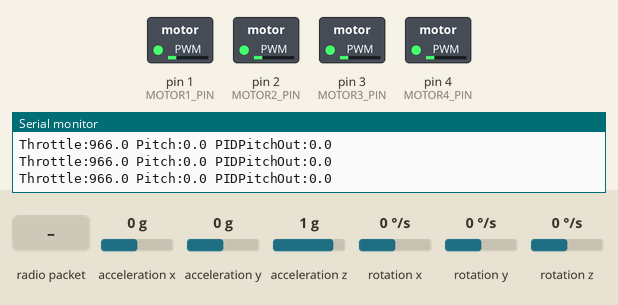
Simulated run of this sketch. Board: Teensy 4. On the bench: switched loads named in the sketch (green lamp = pin HIGH), the last lines printed to the serial monitor. The inputs (shaded band) are chosen by the test bench; at power-on: rotation y 0 °/s, acceleration x 0 g, acceleration y 0 g, acceleration z 1 g, rotation x 0 °/s, rotation z 0 °/s. No radio packets arrive unless stated.

Above: at 16.7 s.
16.8 s: rotation y set to 64 °/s
At 17.3 s:
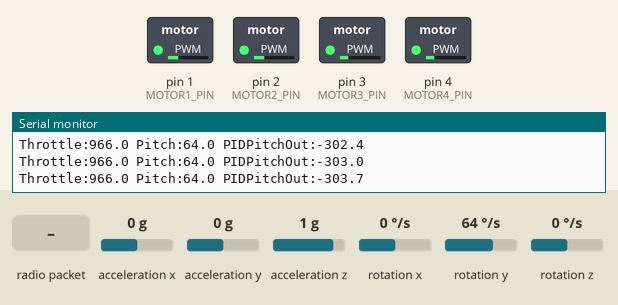
19.8 s: rotation y set to -192 °/s
At 20.4 s:
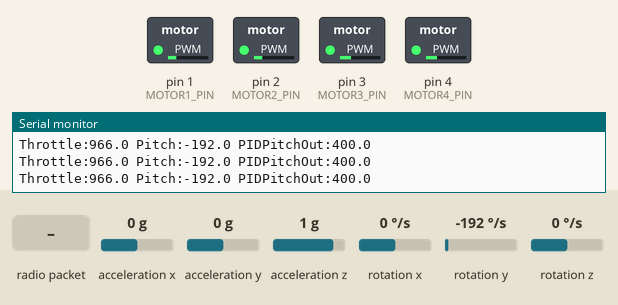
21.3 s: radio packet "1" arrives
At 21.6 s:
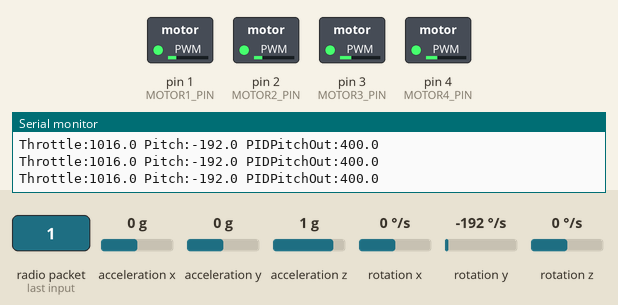
22.8 s: rotation y set to -100 °/s
At 23.2 s:
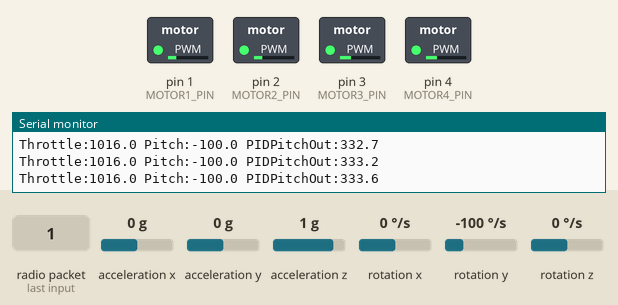
Timing chart, 0 to 26.8 s (numbered marks = the images above; inputs shaded):
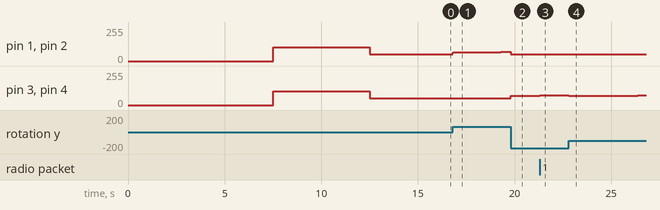

The sketch:

flight_controller.ino
```cpp
#include <SPI.h>
// #include <nRF24L01.h> ----- going to see if this compiles without this
#include <RF24.h>
#include <Wire.h>
#include <MPU6050_light.h>

//=============================== DEFINE VARIABLES AND CONSTANTS ===============================

// ===== MAX PITCH, ROLL, AND YAW RATES ======
const float MAX_RP_RATE = 60.0; // Max Roll/Pitch rate
const float MAX_Y_RATE = 60.0;  // Max Yaw rate

//====== PID CONSTANTS ===========
float PRateRoll=0 ; float PRatePitch=4.5; float PRateYaw=0;
float IRateRoll=0.0 ; float IRatePitch=0.5; float IRateYaw=0;
float DRateRoll=0.0 ; float DRatePitch=0.0; float DRateYaw=0;

//====== PID STATE VARIABLES ==========
float desiredRoll = 0.0f;
float desiredPitch = 0.0f;
float desiredYaw = 0.0f;
float desiredThrottle = 0.0f;
float currentRoll = 0.0f;
float currentPitch = 0.0f;
float currentYaw = 0.0f;

float ErrorRateRoll, ErrorRatePitch, ErrorRateYaw;
float ItermRoll, ItermPitch, ItermYaw;
float PrevErrorRoll, PrevErrorPitch, PrevErrorYaw;
float PIDRoll, PIDPitch, PIDYaw;
float throttleCommand = 1000.0f;                        //THROTTLE COMMAND TO BE SENT TO THE MOTORS

//======= CONTROL VARIABLES =========
const int DEADZONE = 15;
const uint8_t RF_CHANNEL = 108;
const uint16_t PRINT_INTERVAL_MS = 20;  // 50 Hz DEBUGGING telemetry
const uint8_t GYRO_CONFIG = 3;          // 0=250, 1=500, 2=1000, 3=2000 deg/s

const float PID_DT = 0.004f;            // 250 Hz control loop timing
const float PID_LIMIT = 400.0f;

const uint32_t LOOP_US = 4000;          // 4 ms loop target
const int MOTOR_PWM_FREQ_HZ = 200;
const int PWM_RES_BITS = 12;
const int PWM_MAX_COUNTS = (1 << PWM_RES_BITS) - 1; // 4095 for 12-bit
uint32_t loopTimerUs = 0;

//========================= MAX AND MIN PWM SIGNALS THAT ARE TO BE SENT TO THE MOTORS ============================
const int THROTTLE_MIN_CMD = 1000;
const int THROTTLE_MAX_CMD = 2000;

//========================= DEFINING THE MOTOR PINS ON THE TEENSY 4.0 =====================
const int MOTOR1_PIN = 1;
const int MOTOR2_PIN = 2;
const int MOTOR3_PIN = 3;
const int MOTOR4_PIN = 4;

int16_t rollCenter = 512;
int16_t pitchCenter = 512;
int16_t yawCenter = 512;


//======================================== RADIO SETUP ==========================================
RF24 radio(9, 10);
const byte address[6] = "00001";

struct __attribute__((packed)) ControlData {
  int16_t throttle;
  int16_t yaw;
  int16_t pitch;
  int16_t roll;
};
ControlData incomingData = {512, 512, 512, 512};

//=========================================== MOTOR OUTPUTS STRUCT DATA TYPE ================================
struct MotorOutputs {
  float m1;
  float m2;
  float m3;
  float m4;
};
MotorOutputs motors = {1000, 1000, 1000, 1000};


//======================================= MPU6050 SETUP =================================================
MPU6050 mpu(Wire);
unsigned long timer = 0;
unsigned long lastRadioPacketMs = 0;

//================================ GENERIC FUNCTIONS FOR READABILITY =======================================

//=========== MAP ANALOG TO DEGREES/SECOND ===========
float mapStickToRate(int16_t stick, int16_t center, float maxRate) {
  int16_t delta = stick - center;

  if (abs(delta) < DEADZONE) {
    return 0.0f;
  }

  return ((float)delta / 511.0f) * maxRate;
}

//========== READ GYRO FUNCTION ==============
void read_gyro() {
  mpu.update();

  // Axis convention used here:
  // X -> roll rate, Y -> pitch rate, Z -> yaw rate
  currentPitch = mpu.getGyroY();
  currentRoll  = mpu.getGyroX();
  currentYaw   = -mpu.getGyroZ(); //this negative accounts for ccw being positive and cw being negative naturally with the drone orientation
}

//========== READ RADIO FUNCTION ==============
void read_radio() {
  // If multiple packets are waiting, keep the newest one.
  while (radio.available()) {
    radio.read(&incomingData, sizeof(incomingData));
  }

  desiredRoll  = mapStickToRate(incomingData.roll,  rollCenter,  MAX_RP_RATE);
  desiredPitch = mapStickToRate(incomingData.pitch, pitchCenter, MAX_RP_RATE);
  desiredYaw   = mapStickToRate(incomingData.yaw,   yawCenter,   MAX_Y_RATE);
  desiredThrottle = incomingData.throttle;
}

//========== CALCULATE PID (ONE AXIS) ==============
float calculate_PID(float desired, float current,
                    float kP, float kI, float kD,
                    float &prevError, float &iTerm) {
  float error = desired - current;

  float pTerm = kP * error;

  // Trapezoidal integral + anti-windup clamp
  iTerm += kI * (error + prevError) * PID_DT * 0.5f;
  iTerm = constrain(iTerm, -PID_LIMIT, PID_LIMIT);

  float dTerm = kD * (error - prevError) / PID_DT;
  prevError = error;

  float output = pTerm + iTerm + dTerm;
  return constrain(output, -PID_LIMIT, PID_LIMIT);
}

//========== MIX MOTORS FUNCTION ==============
MotorOutputs mix_motors(float throttle, float rollOutput, float pitchOutput, float yawOutput) {
  MotorOutputs m;
  // Motor spin directions:
  // M1, M4 = CCW   M2, M3 = CW
  // Positive yaw command -> CW body yaw.
  // So increase CCW motors (M1,M4) and decrease CW motors (M2,M3).
  m.m1 = throttle + rollOutput - pitchOutput + yawOutput;
  m.m2 = throttle - rollOutput - pitchOutput - yawOutput;
  m.m3 = throttle - rollOutput + pitchOutput - yawOutput;
  m.m4 = throttle + rollOutput + pitchOutput + yawOutput;
  return m;
}

//========== PWM MATH FOR 200 HZ OUTPUT ==============
int pwmCommandToDutyCounts(float pwmCommandUs) {
  float clampedUs = constrain(pwmCommandUs, (float)THROTTLE_MIN_CMD, (float)THROTTLE_MAX_CMD);
  float periodUs = 1000000.0f / (float)MOTOR_PWM_FREQ_HZ;
  float dutyCounts = (clampedUs / periodUs) * (float)PWM_MAX_COUNTS;
  return (int)constrain(dutyCounts, 0.0f, (float)PWM_MAX_COUNTS);
}

//========== WRITE MIXED VALUES TO MOTORS ==============
void write_motors(const MotorOutputs &m) {
  float m1Cmd = constrain(m.m1, (float)THROTTLE_MIN_CMD, (float)THROTTLE_MAX_CMD);
  float m2Cmd = constrain(m.m2, (float)THROTTLE_MIN_CMD, (float)THROTTLE_MAX_CMD);
  float m3Cmd = constrain(m.m3, (float)THROTTLE_MIN_CMD, (float)THROTTLE_MAX_CMD);
  float m4Cmd = constrain(m.m4, (float)THROTTLE_MIN_CMD, (float)THROTTLE_MAX_CMD);

  analogWrite(MOTOR1_PIN, pwmCommandToDutyCounts(m1Cmd));
  analogWrite(MOTOR2_PIN, pwmCommandToDutyCounts(m2Cmd));
  analogWrite(MOTOR3_PIN, pwmCommandToDutyCounts(m3Cmd));
  analogWrite(MOTOR4_PIN, pwmCommandToDutyCounts(m4Cmd));
}

//========== WRITE SAME PWM COMMAND TO ALL MOTORS ==============
void write_all_motors_us(float pwmUs) {
  int duty = pwmCommandToDutyCounts(pwmUs);
  analogWrite(MOTOR1_PIN, duty);
  analogWrite(MOTOR2_PIN, duty);
  analogWrite(MOTOR3_PIN, duty);
  analogWrite(MOTOR4_PIN, duty);
}

//========== ESC CALIBRATION SEQUENCE ==============
void calibrate_escs() {
  Serial.println("ESC calibration: sending 2000us for 5s...");
  write_all_motors_us(2000.0f);
  delay(5000);

  Serial.println("ESC calibration: sending 1000us for 3s...");
  write_all_motors_us(1000.0f);
  delay(3000);

  Serial.println("ESC calibration done.");
}

//=========== JOYSTICK CALIBRATION FUNCTION =================
bool calibrate_radio_centers(uint16_t sampleCount = 100, uint32_t timeoutMs = 3000) {
  Serial.println("Center all sticks now. Calibrating radio centers...");

  long sumRoll = 0;
  long sumPitch = 0;
  long sumYaw = 0;
  uint16_t got = 0;
  uint32_t t0 = millis();

  while (got < sampleCount && (millis() - t0) < timeoutMs) {
    if (radio.available()) {
      // Keep newest packet in case multiple are queued
      while (radio.available()) {
        radio.read(&incomingData, sizeof(incomingData));
      }

      sumRoll  += incomingData.roll;
      sumPitch += incomingData.pitch;
      sumYaw   += incomingData.yaw;
      got++;
    }
  }

  if (got == 0) {
    Serial.println("Calibration failed: no radio packets received.");
    return false;
  }

  rollCenter  = (int16_t)(sumRoll  / got);
  pitchCenter = (int16_t)(sumPitch / got);
  yawCenter   = (int16_t)(sumYaw   / got);

  Serial.print("Center values -> Roll: ");  Serial.print(rollCenter);
  Serial.print(" Pitch: ");                 Serial.print(pitchCenter);
  Serial.print(" Yaw: ");                   Serial.println(yawCenter);

  return true;
}


//======================================= ARDUINO SETUP FUNCTION ======================================
void setup() {
    //===== SETUP SERIAL COMMUNICATION =======
    Serial.begin(230400);

    //===== SETUP I2C COMMUNICATION FOR THE MPU5060 GYRO =====
    Wire.begin();
    Wire.setClock(400000);

    //===== SETUP SPI RADIO COMMUNICATION ======= (SOME CONSTANTS MUST BE THE SAME AS THE TRANSMITTER)
    if (!radio.begin()) {
        Serial.println("Radio Error");
        while (1);
    }
    radio.openReadingPipe(0, address);
    radio.setPALevel(RF24_PA_MIN);
    radio.setDataRate(RF24_250KBPS);
    radio.setChannel(RF_CHANNEL);
    radio.startListening();

    //====== RADIO JOYSTICK CALIBRATION ========
    delay(1500);  // give you a moment to release sticks to center
    if (!calibrate_radio_centers(100, 4000)) {
        // Fallback if calibration fails
        rollCenter = 512;
        pitchCenter = 512;
        yawCenter = 512;
    }

    //======== SETUP AND CONFIGURE GYRO ===========
    // GYRO_SENSITIVITY 0 = +/-250 deg/s, 1 = +/-500 deg/s, 2 = +/-1000 deg/s, 3 = +/-2000 deg/s
    mpu.setGyroConfig(GYRO_CONFIG);
    byte mpuStatus = mpu.begin();
    if (mpuStatus != 0) {
      Serial.print("MPU Error: ");
      Serial.println(mpuStatus);
      while (1);
    }

    //======== CALIBRATE THE GYRO(MPU6050) ==========
    Serial.println("Calibrating MPU6050. Keep drone still...");
    delay(1000);
    mpu.calcOffsets();

    Serial.println("Flight controller sensor/radio test ready.");
    timer = millis();

    //================== SETTING UP PWM FREQUENCY FOR EACH OF THE MOTOR PINS ====================
    analogWriteFrequency(MOTOR1_PIN, MOTOR_PWM_FREQ_HZ);
    analogWriteFrequency(MOTOR2_PIN, MOTOR_PWM_FREQ_HZ);
    analogWriteFrequency(MOTOR3_PIN, MOTOR_PWM_FREQ_HZ);
    analogWriteFrequency(MOTOR4_PIN, MOTOR_PWM_FREQ_HZ);
    analogWriteResolution(PWM_RES_BITS);

    //================== ESC CALIBRATION: HIGH THEN LOW ====================
    calibrate_escs();

    //=========== INITIALIZING THE PID LOOP TIMER COUNTER ============
    loopTimerUs = micros();
}

//======================================= ARDUINO LOOP FUNCTION =======================================
void loop() {
  //======== STEP 1 - READ GYRO SENSOR DATA ========
  read_gyro();

  //======== STEP 2 - READ PILOT COMMANDS FROM RADIO =========
  bool gotPacket = false;
  while (radio.available()) {
    radio.read(&incomingData, sizeof(incomingData));
    gotPacket = true;
    lastRadioPacketMs = millis();
  }

  if (gotPacket) {
    desiredRoll  = mapStickToRate(incomingData.roll,  rollCenter,  MAX_RP_RATE);
    desiredPitch = mapStickToRate(incomingData.pitch, pitchCenter, MAX_RP_RATE);
    desiredYaw   = mapStickToRate(incomingData.yaw,   yawCenter,   MAX_Y_RATE);
    desiredThrottle = incomingData.throttle;
  }

  //======== STEP 3 - APPLY PID FOR ROLL/PITCH/YAW =========
  PIDRoll = calculate_PID(desiredRoll, currentRoll,
                          PRateRoll, IRateRoll, DRateRoll,
                          PrevErrorRoll, ItermRoll);
  PIDPitch = calculate_PID(desiredPitch, currentPitch,
                           PRatePitch, IRatePitch, DRatePitch,
                           PrevErrorPitch, ItermPitch);
  PIDYaw = calculate_PID(desiredYaw, currentYaw,
                         PRateYaw, IRateYaw, DRateYaw,
                         PrevErrorYaw, ItermYaw);

  //======== STEP 4 - MIX PID OUTPUTS INTO MOTOR COMMANDS ================ (THIS IS ALSO WHERE THE THROTTLE IS MAPPED FROM ITS LOW VALUE OF 33 ANALOG TO 990 ANALOG)
  throttleCommand = map((int)desiredThrottle, 33, 990, THROTTLE_MIN_CMD, THROTTLE_MAX_CMD);
  motors = mix_motors(throttleCommand, PIDRoll, PIDPitch, PIDYaw);

  //======== STEP 5 - WRITE PWM SIGNALS TO THE MOTORS =========
  write_motors(motors);


  //======= SERIAL PRINT AT 50Hz FOR DEBUGGING PURPOSES ============
  if (millis() - timer >= PRINT_INTERVAL_MS) {
    Serial.print("Throttle:");
    Serial.print(throttleCommand, 1);
    Serial.print(" Pitch:");
    Serial.print(currentPitch, 1);
    Serial.print(" PIDPitchOut:");
    Serial.println(PIDPitch, 1);

    timer = millis();
  }

  //======== STEP 6 - LOCK LOOP RATE TO 4 ms (250 Hz) =========
  while ((micros() - loopTimerUs) < LOOP_US) {
    // wait
  }

  //======== RESET THE LOOP TIMER AND THEN RERUN THE PID LOOP ========
  loopTimerUs = micros();
}
```

Measured:
- after the input at 16.8 s, pin 1 (MOTOR1_PIN), pin 2 (MOTOR2_PIN): moves from 51/255 to 68/255 over 2.5 s, starting at once
- after the input at 19.8 s, pin 1 (MOTOR1_PIN), pin 2 (MOTOR2_PIN): 68/255 → 51/255 at once; pin 3 (MOTOR3_PIN), pin 4 (MOTOR4_PIN): 51/255 → 69/255 at once
- after the input at 21.3 s, pin 3 (MOTOR3_PIN), pin 4 (MOTOR4_PIN): 69/255 → 72/255 at once
- after the input at 22.8 s, pin 3 (MOTOR3_PIN), pin 4 (MOTOR4_PIN): 72/255 → 68/255 at once, → 69/255 0.61 s later, → 70/255 0.98 s later, → 71/255 0.98 s later, … (5 changes in this stretch)
